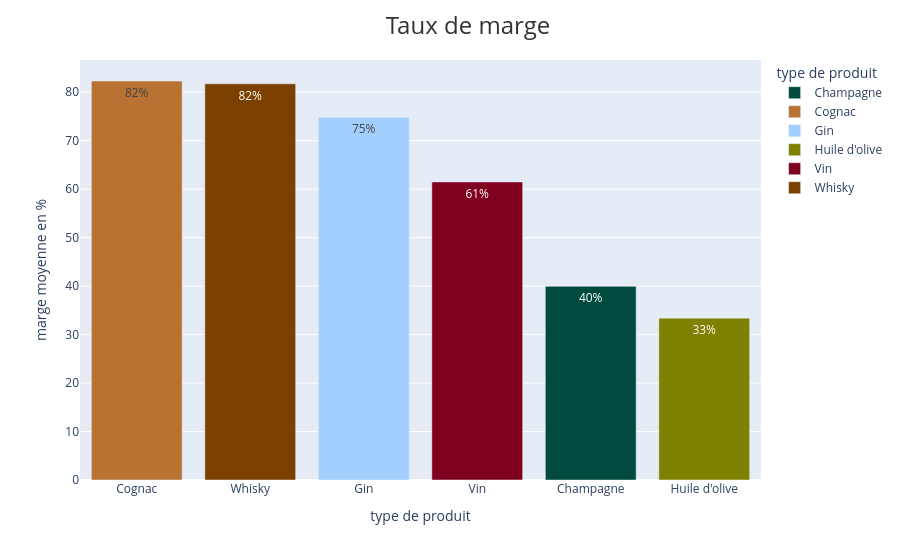

Notebook code cell kept with this figure:
### Code cell
#Création d'un dataframe avec le taux de marge moyen par type de produit
df_marge_par_type = df_taux_positifs.groupby('product_type')['taux_marge'].mean().reset_index()
df_marge_par_type.sort_values(by = "taux_marge" , ascending= True) 
#Affichage dans un graphique du taux de marge par type de produit
palette_bottleneck = {
    "Vin": "#800020",
    "Champagne": "#004B3D",
    "Huile d'olive": "#808000",
    "Cognac": "#B87333",
    "Whisky": "#7B3F00",
    "Gin" :  "#A2CFFE"
}
fig = px.bar(df_marge_par_type, y="taux_marge", x="product_type",text='taux_marge', color='product_type', color_discrete_map=palette_bottleneck, labels={"taux_marge":"marge moyenne en %","product_type":"type de produit"})
fig.update_xaxes(categoryorder='total descending')
fig.update_traces(
    texttemplate='%{text:.0f}%') # Formate le taux de marge avec 0 décimales 
fig.update_layout(title={
        'text': "Taux de marge",
        'y':0.97, # Position verticale
        'x':0.52,  # Centre le titre
        'font': dict(size=24, color='#333333') 
        })
fig.show()

### Figure 1 — Plotly figure (JSON) as saved in the notebook; plotly's stock layout.template omitted (floating-point values rounded to 4 significant figures)
{"data": [{"hovertemplate": "type de produit=%{x}<br>marge moyenne en %=%{text}<extra></extra>", "legendgroup": "Champagne", "marker": {"color": "#004B3D", "pattern": {"shape": ""}}, "name": "Champagne", "orientation": "v", "showlegend": true, "text": [39.95], "textposition": "auto", "texttemplate": "%{text:.0f}%", "type": "bar", "x": ["Champagne"], "xaxis": "x", "y": [39.95], "yaxis": "y"}, {"hovertemplate": "type de produit=%{x}<br>marge moyenne en %=%{text}<extra></extra>", "legendgroup": "Cognac", "marker": {"color": "#B87333", "pattern": {"shape": ""}}, "name": "Cognac", "orientation": "v", "showlegend": true, "text": [82.32], "textposition": "auto", "texttemplate": "%{text:.0f}%", "type": "bar", "x": ["Cognac"], "xaxis": "x", "y": [82.32], "yaxis": "y"}, {"hovertemplate": "type de produit=%{x}<br>marge moyenne en %=%{text}<extra></extra>", "legendgroup": "Gin", "marker": {"color": "#A2CFFE", "pattern": {"shape": ""}}, "name": "Gin", "orientation": "v", "showlegend": true, "text": [74.83], "textposition": "auto", "texttemplate": "%{text:.0f}%", "type": "bar", "x": ["Gin"], "xaxis": "x", "y": [74.83], "yaxis": "y"}, {"hovertemplate": "type de produit=%{x}<br>marge moyenne en %=%{text}<extra></extra>", "legendgroup": "Huile d'olive", "marker": {"color": "#808000", "pattern": {"shape": ""}}, "name": "Huile d'olive", "orientation": "v", "showlegend": true, "text": [33.39], "textposition": "auto", "texttemplate": "%{text:.0f}%", "type": "bar", "x": ["Huile d'olive"], "xaxis": "x", "y": [33.39], "yaxis": "y"}, {"hovertemplate": "type de produit=%{x}<br>marge moyenne en %=%{text}<extra></extra>", "legendgroup": "Vin", "marker": {"color": "#800020", "pattern": {"shape": ""}}, "name": "Vin", "orientation": "v", "showlegend": true, "text": [61.5], "textposition": "auto", "texttemplate": "%{text:.0f}%", "type": "bar", "x": ["Vin"], "xaxis": "x", "y": [61.5], "yaxis": "y"}, {"hovertemplate": "type de produit=%{x}<br>marge moyenne en %=%{text}<extra></extra>", "legendgroup": "Whisky", "marker": {"color": "#7B3F00", "pattern": {"shape": ""}}, "name": "Whisky", "orientation": "v", "showlegend": true, "text": [81.74], "textposition": "auto", "texttemplate": "%{text:.0f}%", "type": "bar", "x": ["Whisky"], "xaxis": "x", "y": [81.74], "yaxis": "y"}], "layout": {"barmode": "relative", "legend": {"title": {"text": "type de produit"}, "tracegroupgap": 0}, "margin": {"t": 60}, "title": {"font": {"color": "#333333", "size": 24}, "text": "Taux de marge", "x": 0.52, "y": 0.97}, "xaxis": {"anchor": "y", "categoryarray": ["Champagne", "Cognac", "Gin", "Huile d'olive", "Vin", "Whisky"], "categoryorder": "total descending", "domain": [0, 1], "title": {"text": "type de produit"}}, "yaxis": {"anchor": "x", "domain": [0, 1], "title": {"text": "marge moyenne en %"}}}}
